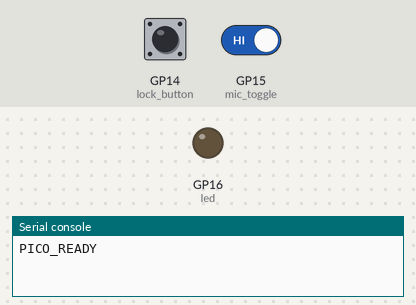
This program was run on a simulated Raspberry Pi Pico running MicroPython. Shown: output pins drawn as LEDs (lit = HIGH), the last lines printed to the serial console. The inputs (shaded band) are chosen by the test bench; at power-on: GP15 (mic_toggle) HIGH, GP14 (lock_button) HIGH.

Above: at 1.2 s.
1.3 s: GP15 (mic_toggle) driven LOW
At 2.6 s:
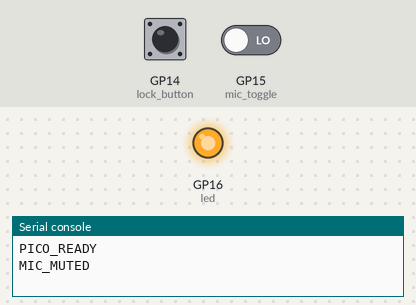
4.4 s: GP15 (mic_toggle) driven HIGH
At 5.0 s:
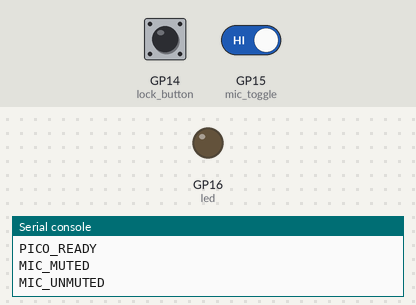
Timing chart, 0 to 7.4 s (numbered marks = the images above; inputs shaded):
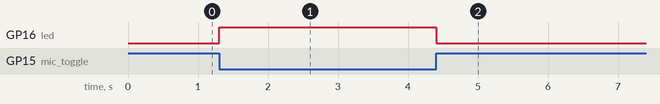

Measured:
- after the input at 1.3 s, GP16 (led): LOW → HIGH at once
- after the input at 4.4 s, GP16 (led): HIGH → LOW at once

The program:

main.py
```python
from machine import Pin
import time
import sys

# Pins
lock_button = Pin(14, Pin.IN, Pin.PULL_UP)
mic_toggle  = Pin(15, Pin.IN, Pin.PULL_UP)
led         = Pin(16, Pin.OUT)

last_lock_state = lock_button.value()
last_mic_state  = mic_toggle.value()

print("PICO_READY")

def send(msg):
    print(msg)   # KEIN flush() in MicroPython

while True:
    # ---- LOCK BUTTON ----
    current_lock = lock_button.value()
    if last_lock_state == 1 and current_lock == 0:
        send("LOCK_OS")
        time.sleep(0.3)  # Debounce
    last_lock_state = current_lock

    # ---- MIC TOGGLE ----
    current_mic = mic_toggle.value()
    if current_mic != last_mic_state:
        if current_mic == 0:
            send("MIC_MUTED")
            led.on()
        else:
            send("MIC_UNMUTED")
            led.off()
        last_mic_state = current_mic
        time.sleep(0.1)

    time.sleep(0.01)
```
